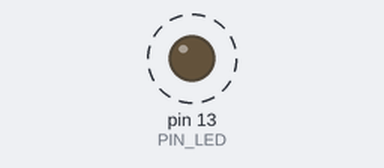
A sketch run on a simulated Arduino Uno, built with avr-gcc and run on an emulated ATmega328P. Parts: output pins drawn as LEDs (lit = HIGH). Dashed ring = blinking. What the sketch prints to the serial monitor is not drawn.

Above: at 0.5 s.
Timing chart, 0 to 3.0 s (numbered marks = the images above):
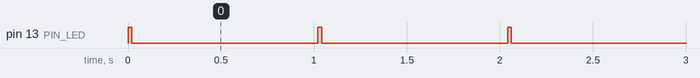

The sketch:

04_example_3.ino
```cpp
#define PIN_LED 13
unsigned int count, toggle;

void setup() {
  pinMode(PIN_LED, OUTPUT);
  Serial.begin(115200);
  while (!Serial) {
    ;
  }
  Serial.println("Hello World!");
  count = toggle = 0;
  digitalWrite(PIN_LED, toggle);
}

void loop() {
  // put your main code here, to run repeatedly:
  Serial.println(++count);
  toggle = toggle_state(1);
  digitalWrite(PIN_LED, toggle);
  delay(20);
  toggle = toggle_state(0);
  digitalWrite(PIN_LED, toggle);
  delay(1000);
}

int toggle_state(int toggle) {
  return toggle;
}
```

Measured:
- by itself, pin 13 (PIN_LED): alternates HIGH for 0.02 s and LOW for 1.0 s
